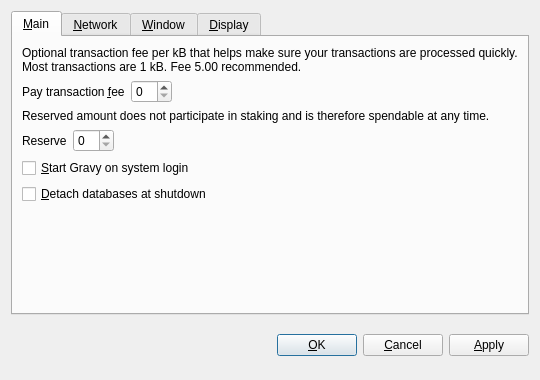
<?xml version="1.0" encoding="UTF-8"?>
<ui version="4.0">
 <class>OptionsDialog</class>
 <widget class="QDialog" name="OptionsDialog">
  <property name="geometry">
   <rect>
    <x>0</x>
    <y>0</y>
    <width>540</width>
    <height>380</height>
   </rect>
  </property>
  <property name="windowTitle">
   <string>Options</string>
  </property>
  <property name="modal">
   <bool>true</bool>
  </property>
  <layout class="QVBoxLayout" name="verticalLayout">
   <item>
    <widget class="QTabWidget" name="tabWidget">
     <property name="tabPosition">
      <enum>QTabWidget::North</enum>
     </property>
     <property name="currentIndex">
      <number>0</number>
     </property>
     <widget class="QWidget" name="tabMain">
      <attribute name="title">
       <string>&amp;Main</string>
      </attribute>
      <layout class="QVBoxLayout" name="verticalLayout_Main">
       <item>
        <widget class="QLabel" name="transactionFeeInfoLabel">
         <property name="text">
          <string>Optional transaction fee per kB that helps make sure your transactions are processed quickly. Most transactions are 1 kB. Fee 5.00 recommended.</string>
         </property>
         <property name="textFormat">
          <enum>Qt::PlainText</enum>
         </property>
         <property name="wordWrap">
          <bool>true</bool>
         </property>
        </widget>
       </item>
       <item>
        <layout class="QHBoxLayout" name="horizontalLayoutFee">
         <item>
          <widget class="QLabel" name="transactionFeeLabel">
           <property name="text">
            <string>Pay transaction &amp;fee</string>
           </property>
           <property name="textFormat">
            <enum>Qt::PlainText</enum>
           </property>
           <property name="buddy">
            <cstring>transactionFee</cstring>
           </property>
          </widget>
         </item>
         <item>
          <widget class="BitcoinAmountField" name="transactionFee"/>
         </item>
         <item>
          <spacer name="horizontalSpacerFee">
           <property name="orientation">
            <enum>Qt::Horizontal</enum>
           </property>
           <property name="sizeHint" stdset="0">
            <size>
             <width>40</width>
             <height>20</height>
            </size>
           </property>
          </spacer>
         </item>
        </layout>
       </item>
       <item>
        <widget class="QLabel" name="reserveBalanceInfoLabel">
         <property name="text">
          <string>Reserved amount does not participate in staking and is therefore spendable at any time.</string>
         </property>
         <property name="textFormat">
          <enum>Qt::PlainText</enum>
         </property>
         <property name="wordWrap">
          <bool>true</bool>
         </property>
        </widget>
       </item>
       <item>
        <layout class="QHBoxLayout" name="horizontalLayoutReserveBalance">
         <item>
          <widget class="QLabel" name="reserveBalanceLabel">
           <property name="text">
            <string>Reserve</string>
           </property>
           <property name="textFormat">
            <enum>Qt::PlainText</enum>
           </property>
           <property name="buddy">
            <cstring>reserveBalance</cstring>
           </property>
          </widget>
         </item>
         <item>
          <widget class="BitcoinAmountField" name="reserveBalance"/>
         </item>
         <item>
          <spacer name="horizontalSpacerReserveBalance">
           <property name="orientation">
            <enum>Qt::Horizontal</enum>
           </property>
           <property name="sizeHint" stdset="0">
            <size>
             <width>40</width>
             <height>20</height>
            </size>
           </property>
          </spacer>
         </item>
        </layout>
       </item>
       <item>
        <widget class="QCheckBox" name="bitcoinAtStartup">
         <property name="toolTip">
          <string>Automatically start Gravy after logging in to the system.</string>
         </property>
         <property name="text">
          <string>&amp;Start Gravy on system login</string>
         </property>
        </widget>
       </item>
       <item>
        <widget class="QCheckBox" name="detachDatabases">
         <property name="toolTip">
          <string>Detach block and address databases at shutdown. This means they can be moved to another data directory, but it slows down shutdown. The wallet is always detached.</string>
         </property>
         <property name="text">
          <string>&amp;Detach databases at shutdown</string>
         </property>
        </widget>
       </item>
       <item>
        <spacer name="verticalSpacer_Main">
         <property name="orientation">
          <enum>Qt::Vertical</enum>
         </property>
         <property name="sizeHint" stdset="0">
          <size>
           <width>20</width>
           <height>40</height>
          </size>
         </property>
        </spacer>
       </item>
      </layout>
     </widget>
     <widget class="QWidget" name="tabNetwork">
      <attribute name="title">
       <string>&amp;Network</string>
      </attribute>
      <layout class="QVBoxLayout" name="verticalLayout_Network">
       <item>
        <widget class="QCheckBox" name="mapPortUpnp">
         <property name="toolTip">
          <string>Automatically open the Gravy client port on the router. This only works when your router supports UPnP and it is enabled.</string>
         </property>
         <property name="text">
          <string>Map port using &amp;UPnP</string>
         </property>
        </widget>
       </item>
       <item>
        <widget class="QCheckBox" name="connectSocks">
         <property name="toolTip">
          <string>Connect to the Gravy network through a SOCKS proxy (e.g. when connecting through Tor).</string>
         </property>
         <property name="text">
          <string>&amp;Connect through SOCKS proxy:</string>
         </property>
        </widget>
       </item>
       <item>
        <layout class="QHBoxLayout" name="horizontalLayout_Network">
         <item>
          <widget class="QLabel" name="proxyIpLabel">
           <property name="text">
            <string>Proxy &amp;IP:</string>
           </property>
           <property name="textFormat">
            <enum>Qt::PlainText</enum>
           </property>
           <property name="buddy">
            <cstring>proxyIp</cstring>
           </property>
          </widget>
         </item>
         <item>
          <widget class="QValidatedLineEdit" name="proxyIp">
           <property name="maximumSize">
            <size>
             <width>140</width>
             <height>16777215</height>
            </size>
           </property>
           <property name="toolTip">
            <string>IP address of the proxy (e.g. 127.0.0.1)</string>
           </property>
          </widget>
         </item>
         <item>
          <widget class="QLabel" name="proxyPortLabel">
           <property name="text">
            <string>&amp;Port:</string>
           </property>
           <property name="textFormat">
            <enum>Qt::PlainText</enum>
           </property>
           <property name="buddy">
            <cstring>proxyPort</cstring>
           </property>
          </widget>
         </item>
         <item>
          <widget class="QLineEdit" name="proxyPort">
           <property name="maximumSize">
            <size>
             <width>55</width>
             <height>16777215</height>
            </size>
           </property>
           <property name="toolTip">
            <string>Port of the proxy (e.g. 9050)</string>
           </property>
          </widget>
         </item>
         <item>
          <widget class="QLabel" name="socksVersionLabel">
           <property name="text">
            <string>SOCKS &amp;Version:</string>
           </property>
           <property name="textFormat">
            <enum>Qt::PlainText</enum>
           </property>
           <property name="buddy">
            <cstring>socksVersion</cstring>
           </property>
          </widget>
         </item>
         <item>
          <widget class="QValueComboBox" name="socksVersion">
           <property name="toolTip">
            <string>SOCKS version of the proxy (e.g. 5)</string>
           </property>
          </widget>
         </item>
         <item>
          <spacer name="horizontalSpacer_Network">
           <property name="orientation">
            <enum>Qt::Horizontal</enum>
           </property>
           <property name="sizeHint" stdset="0">
            <size>
             <width>40</width>
             <height>20</height>
            </size>
           </property>
          </spacer>
         </item>
        </layout>
       </item>
       <item>
        <spacer name="verticalSpacer_Network">
         <property name="orientation">
          <enum>Qt::Vertical</enum>
         </property>
         <property name="sizeHint" stdset="0">
          <size>
           <width>20</width>
           <height>40</height>
          </size>
         </property>
        </spacer>
       </item>
      </layout>
     </widget>
     <widget class="QWidget" name="tabWindow">
      <attribute name="title">
       <string>&amp;Window</string>
      </attribute>
      <layout class="QVBoxLayout" name="verticalLayout_Window">
       <item>
        <widget class="QCheckBox" name="minimizeToTray">
         <property name="toolTip">
          <string>Show only a tray icon after minimizing the window.</string>
         </property>
         <property name="text">
          <string>&amp;Minimize to the tray instead of the taskbar</string>
         </property>
        </widget>
       </item>
       <item>
        <widget class="QCheckBox" name="minimizeOnClose">
         <property name="toolTip">
          <string>Minimize instead of exit the application when the window is closed. When this option is enabled, the application will be closed only after selecting Quit in the menu.</string>
         </property>
         <property name="text">
          <string>M&amp;inimize on close</string>
         </property>
        </widget>
       </item>
       <item>
        <spacer name="verticalSpacer_Window">
         <property name="orientation">
          <enum>Qt::Vertical</enum>
         </property>
         <property name="sizeHint" stdset="0">
          <size>
           <width>20</width>
           <height>40</height>
          </size>
         </property>
        </spacer>
       </item>
      </layout>
     </widget>
     <widget class="QWidget" name="tabDisplay">
      <attribute name="title">
       <string>&amp;Display</string>
      </attribute>
      <layout class="QVBoxLayout" name="verticalLayout_Display">
       <item>
        <layout class="QHBoxLayout" name="horizontalLayout_1_Display">
         <item>
          <widget class="QLabel" name="langLabel">
           <property name="text">
            <string>User Interface &amp;language:</string>
           </property>
           <property name="textFormat">
            <enum>Qt::PlainText</enum>
           </property>
           <property name="buddy">
            <cstring>lang</cstring>
           </property>
          </widget>
         </item>
         <item>
          <widget class="QValueComboBox" name="lang">
           <property name="toolTip">
            <string>The user interface language can be set here. This setting will take effect after restarting Gravy.</string>
           </property>
          </widget>
         </item>
        </layout>
       </item>
       <item>
        <layout class="QHBoxLayout" name="horizontalLayout_2_Display">
         <item>
          <widget class="QLabel" name="unitLabel">
           <property name="text">
            <string>&amp;Unit to show amounts in:</string>
           </property>
           <property name="textFormat">
            <enum>Qt::PlainText</enum>
           </property>
           <property name="buddy">
            <cstring>unit</cstring>
           </property>
          </widget>
         </item>
         <item>
          <widget class="QValueComboBox" name="unit">
           <property name="toolTip">
            <string>Choose the default subdivision unit to show in the interface and when sending coins.</string>
           </property>
          </widget>
         </item>
        </layout>
       </item>
       <item>
        <widget class="QCheckBox" name="displayAddresses">
         <property name="toolTip">
          <string>Whether to show Gravy addresses in the transaction list or not.</string>
         </property>
         <property name="text">
          <string>&amp;Display addresses in transaction list</string>
         </property>
        </widget>
       </item>
       <item>
        <widget class="QCheckBox" name="coinControlFeatures">
         <property name="toolTip">
          <string>Whether to show coin control features or not.</string>
         </property>
         <property name="text">
          <string>Display coin &amp;control features (experts only!)</string>
         </property>
        </widget>
       </item>
       <item>
        <spacer name="verticalSpacer_Display">
         <property name="orientation">
          <enum>Qt::Vertical</enum>
         </property>
         <property name="sizeHint" stdset="0">
          <size>
           <width>20</width>
           <height>40</height>
          </size>
         </property>
        </spacer>
       </item>
      </layout>
     </widget>
    </widget>
   </item>
   <item>
    <layout class="QHBoxLayout" name="horizontalLayout_Buttons">
     <item>
      <spacer name="horizontalSpacer_1">
       <property name="orientation">
        <enum>Qt::Horizontal</enum>
       </property>
       <property name="sizeHint" stdset="0">
        <size>
         <width>40</width>
         <height>48</height>
        </size>
       </property>
      </spacer>
     </item>
     <item>
      <widget class="QLabel" name="statusLabel">
       <property name="font">
        <font>
         <weight>75</weight>
         <bold>true</bold>
        </font>
       </property>
       <property name="text">
        <string/>
       </property>
       <property name="textFormat">
        <enum>Qt::PlainText</enum>
       </property>
       <property name="wordWrap">
        <bool>true</bool>
       </property>
      </widget>
     </item>
     <item>
      <spacer name="horizontalSpacer_2">
       <property name="orientation">
        <enum>Qt::Horizontal</enum>
       </property>
       <property name="sizeHint" stdset="0">
        <size>
         <width>40</width>
         <height>48</height>
        </size>
       </property>
      </spacer>
     </item>
     <item>
      <widget class="QPushButton" name="okButton">
       <property name="text">
        <string>&amp;OK</string>
       </property>
      </widget>
     </item>
     <item>
      <widget class="QPushButton" name="cancelButton">
       <property name="text">
        <string>&amp;Cancel</string>
       </property>
       <property name="autoDefault">
        <bool>false</bool>
       </property>
      </widget>
     </item>
     <item>
      <widget class="QPushButton" name="applyButton">
       <property name="text">
        <string>&amp;Apply</string>
       </property>
       <property name="autoDefault">
        <bool>false</bool>
       </property>
      </widget>
     </item>
    </layout>
   </item>
  </layout>
 </widget>
 <customwidgets>
  <customwidget>
   <class>BitcoinAmountField</class>
   <extends>QSpinBox</extends>
   <header>bitcoinamountfield.h</header>
  </customwidget>
  <customwidget>
   <class>QValueComboBox</class>
   <extends>QComboBox</extends>
   <header>qvaluecombobox.h</header>
  </customwidget>
  <customwidget>
   <class>QValidatedLineEdit</class>
   <extends>QLineEdit</extends>
   <header>qvalidatedlineedit.h</header>
  </customwidget>
 </customwidgets>
 <resources/>
 <connections/>
</ui>
